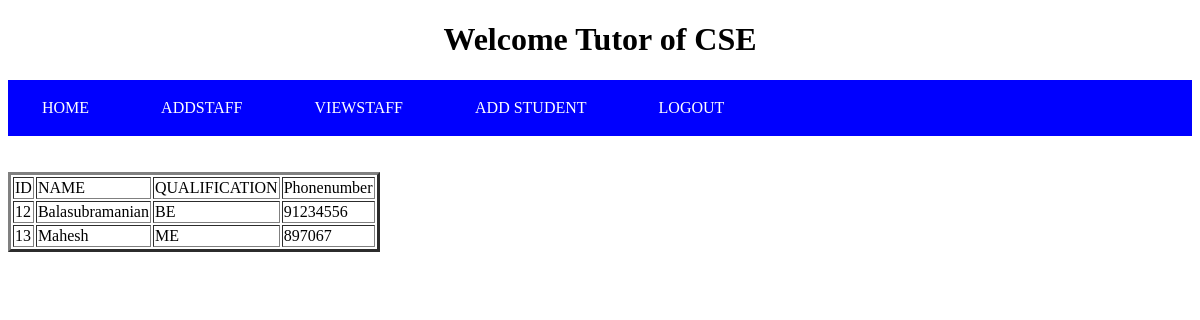
Page /viewstaff (signed in) on the committed database.
### tables this page shows
CREATE TABLE staffs(id INTEGER,name TEXT NOT NULL,username TEXT NOT NULL,password TEXT UNIQUE NOT NULL,qualification TEXT NOT NULL,phone number TEXT NOT NULL);

### app.py (the view)
@app.route('/viewstaff')
def staffview():
    con = sqlite3.connect('psglogin.db')
    con.row_factory = sqlite3.Row
    cur = con.cursor()
    dept = session.get("dept")
    cur.execute('select * from staffs where id IN (select id from addstaff where department=?)',(dept,))
    rows = cur.fetchall()
    return render_template("viewstaff.html", rows=rows,dept=dept)

### templates/viewstaff.html (shortened to what this page needs)
<!DOCTYPE html>
<html>
    <head>
    </head>
    <body>
    <h1>Welcome Tutor of {{dept}}</h1>
        <nav>
            <a href="/tutorcheck">HOME</a>
            <a href="/addstaff">ADDSTAFF</a>
            <a href="/viewstaff">VIEWSTAFF</a>
            <a href="/addstudent">ADD STUDENT</a>
            <a href="/logouttutor">LOGOUT</a>
          </nav>
        <br><br>
            <table border="3">
            <tr>
                <td>ID</td>
                <td>NAME</td>
                <td>QUALIFICATION</td>
                <td>Phonenumber</td>
            </tr>
            {% for row in rows %}
            <tr>
                <td>{{row["id"]}}</td>
                <td>{{row["NAME"]}}</td>
                <td>{{row["QUALIFICATION"]}}</td>
                <td>{{row["PHONE"]}}</td>
            </tr>
            {% endfor %}
            </table>
        </body>
</html>

### templates/viewstaff.html (style rules this page uses)
body { background-image:url(' https://images.unsplash.com/photo-1523821741446-edb2b68bb7a0?ixlib=rb-1.2.1&auto=format&fit=crop&w=1950&q=80'); background-repeat:no-repeat; background-size:cover; background-attachment:fix; }
nav { background-color:blue; width:auto; }
nav a { font-family:Verdana; background-color: blue; border: none; color: white; padding: 15px 32px; text-align: center; text-decoration: none; display: inline-block; font-size: 16px; margin: 4px 2px; cursor: pointer; }
h1 { text-align:center; color:black; }
a { text-decoration: none; color:black; }

### rows in the picture
staffs: id "12", NAME "Balasubramanian", QUALIFICATION "BE", PHONE "91234556"
staffs: id "13", NAME "Mahesh", QUALIFICATION "ME", PHONE "897067"

### other values in the picture
{{ dept }} "CSE"
